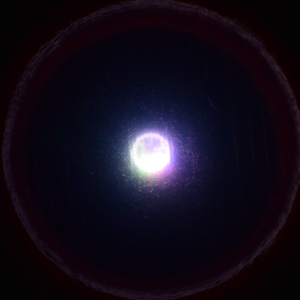
#> input picture diffusement_characterization/concentrations/c00.png, 300 x 300 px; its folder holds only this picture in this run
$ jupyter execute --allow-errors image_plot.ipynb   (shell and % lines are left out)   (Python 2 division)
#> lines starting #> are read from the running program, lines starting #| are printed output that depends on the picture
#> further down, image is the input picture: shape (300, 300, 4) float32; mean R, G, B, A 0.0737, 0.0493, 0.0993, 1
[cell 1]
%pylab inline

[cell 2]
import numpy as np
from functools import reduce

import matplotlib
import matplotlib.cm as cm
import matplotlib.mlab as mlab
import matplotlib.pyplot as plt
import matplotlib.image as m_img

from mpl_toolkits.mplot3d import Axes3D
import matplotlib.font_manager as font_manager

import csv

import scipy.ndimage.filters as filters
import scipy.signal as signal

# ALL DIVISION DEFAULTS TO FLOATING POINT DIVISION
from __future__ import division

[cell 3]
# Load images into an array

images = []
height_images = []
texture_images = []

# '0-0' is ground truth
image_labels = ['c00', 'c05', 'c10', 'c15', 'c20', 'c25', 'c30', 'c35', \
                    'c40', 'c45', 'c50', 'c55']
height_image_labels = ['bh1mm', 'bh2mm', 'bh3mm', 'bh4mm', 'bh5mm', \
                          'bh6mm', 'bh7mm', 'bh8mm', 'bh9mm', 'bh10mm']
texture_image_labels = ['r2mm', 'r3mm', 'r4mm', 'r5mm']

#> (the rest of this cell did not finish here and is left out)

#> (a cell that did not finish here is left out)

[cell 5]
def png_to_grayscale(img_png, normalize=False):
    """
    Takes an (m x n x 4)-shape matrix representing an m-by-n
    PNG image with 4 channels (R, G, B, A) and returns a channel-flattened
    (m x n)-shape matrix i.e. a grayscale matrix.

    Uses the ITU-R 601-2 luma transform:
    L = R * 299/1000 + G * 587/1000 + B * 114/1000
    """
    img_png = img_png[:, :, 0] * 299/1000 + img_png[:, :, 1] * 587/1000 \
        + img_png[:, :, 2] * 114/1000
    if normalize:
        return img_png / img_png.max()
    return img_png

# [50 lines left out: functions plot_3d_surface, sample_ring, not called in this run]

#> (a cell that did not finish here is left out)

[cell 7]
# Plot graphs
figsize(10, 10)
for image in height_images:
    plot_3d_surface(image)
    show()
#> this loop made 0 passes

### Slice Graphs

#> (a cell that did not finish here is left out)

#> in png_to_grayscale, `img_png = img_png[:, :, 0] * 299/1000 + img_png[:, :, 1] * 587/1000 \ ..`:
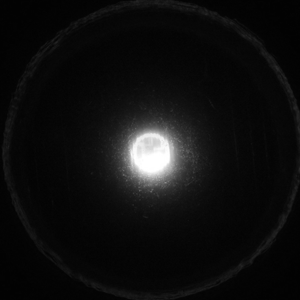
#> img_png: shape (300, 300) float32; min 0.00671, max 1, mean 0.0623
slice_c10 = png_to_grayscale(images[2])[X_CENTER_DEFAULT]
slice_c20 = png_to_grayscale(images[4])[X_CENTER_DEFAULT]
slice_c30 = png_to_grayscale(images[6])[X_CENTER_DEFAULT]
slice_c40 = png_to_grayscale(images[8])[X_CENTER_DEFAULT]
slice_c50 = png_to_grayscale(images[10], normalize=False)[X_CENTER_DEFAULT]
naked_led_slice = png_to_grayscale(naked_led_image)[X_CENTER_DEFAULT]
base_slice_3mm = png_to_grayscale(height_images[2])[X_CENTER_DEFAULT]
black_test_slice = png_to_grayscale(black_test_image, normalize=False)[X_CENTER_DEFAULT]
white_test_slice = png_to_grayscale(white_test_image, normalize=False)[X_CENTER_DEFAULT]
x_axis = np.arange(-150, 150)

# Smooth the slices
BLUR_FACTOR_CONCEN = 5
BLUR_FACTOR_BASE = 0
slice_c00 = filters.gaussian_filter(slice_c00, BLUR_FACTOR_CONCEN)
slice_c10 = filters.gaussian_filter(slice_c10, BLUR_FACTOR_CONCEN)
slice_c20 = filters.gaussian_filter(slice_c20, BLUR_FACTOR_CONCEN)
slice_c30 = filters.gaussian_filter(slice_c30, BLUR_FACTOR_CONCEN)
slice_c40 = filters.gaussian_filter(slice_c40, BLUR_FACTOR_CONCEN)
slice_c50 = filters.gaussian_filter(slice_c50, BLUR_FACTOR_CONCEN)
base_slice_3mm = filters.gaussian_filter(base_slice_3mm, BLUR_FACTOR_BASE)

# DRAW PLOTS
# Set the font dictionaries (for plot title and axis titles)
title_font = {'fontname':'Helvetica', 'size':'24', 'color':'black', 'weight':'normal',
              'verticalalignment':'bottom'} # Bottom vertical alignment for more space
axis_font = {'fontname':'Helvetica', 'size':'18'}

# # Set the font properties (for use in legend)
# font_path = 'C:\Windows\Fonts\Arial.ttf'
# font_prop = font_manager.FontProperties(fname=font_path, size=14)

# Defines ax variable by creating an empty plot
ax = plt.subplot()

# Set the tick labels font
for label in (ax.get_xticklabels() + ax.get_yticklabels()):
    label.set_fontname('Arial')
    label.set_fontsize(13)

# x = np.linspace(0, 10)
# y = x + np.random.normal(x) # Just simulates some data

# plt.plot(x_axis, slice_c00 - naked_led_slice, label='0.00', lw=4)
plt.plot(x_axis, slice_c10 - slice_c00, label='0.10')
plt.plot(x_axis, slice_c20 - slice_c00, label='0.20')
plt.plot(x_axis, slice_c30 - slice_c00, label='0.30')
plt.plot(x_axis, slice_c40 - slice_c00, label='0.40')
plt.plot(x_axis, slice_c50 - slice_c00, label='0.50', lw=4)
# [5 lines of commented-out code are left out]
plt.xlabel("Pixel Position", **axis_font)
plt.ylabel("Relative Luminous Intensity", **axis_font)
plt.title("Relative Luminous Intensity Profiles of Doped Silicones", **title_font)
plt.legend(loc='lower right', numpoints=1)

figsize(10, 10)
plt.show()

[cell 9]
# # Note: if you add/subtract radii, adjust the cell below for CSV creation
# radii = [25, 50, 75]
# brightnesses = np.zeros(len(images), len(radii))
# # Ugly for-loops, sorry
# for image in enumerate(images):
#     for radius in enumerate(radii):
#         brightnesses[image[0]][radius[0]]

[cell 10]
png_to_grayscale(images[0]).shape
#> Out = (300, 300)

# Base Heights

#> (a cell that did not finish here is left out)

# Textures

#> (a cell that did not finish here is left out)

# Plotting Theoretical Values

### Calculate the BRDF of the LED

[cell 13]
BLUR_FACTOR_CONCEN = 5
#> BLUR_FACTOR_CONCEN = 5
#> (the rest of this cell did not finish here and is left out)

slice_c00 = filters.gaussian_filter(slice_c00, BLUR_FACTOR_CONCEN)

# Supersample, smooth, downsample theoretical model
UPSAMPLE_FACTOR = 10
th_slice_c00 = np.array([0, 0, 0, 0, 0, 0, 0, 0, 0, 0, 0, 0, 0, 11, 282, 320, 364, 411, 461, 513, 566, 615, 659, 695, 719, 726, 719, 697, 662, 618, 568, 517, 464, 414, 366, 323, 284, 26, 0, 0, 0, 0, 0, 0, 0, 0, 0, 0, 0, 0, 0])
kernel_mean_81 = np.full((9, 9), 1/81)
th_slice_c00 = signal.resample(th_slice_c00, len(th_slice_c00) * UPSAMPLE_FACTOR)
th_slice_c00 = filters.convolve(th_slice_c00, kernel_mean_81.flatten())
th_slice_c00 = signal.resample(th_slice_c00, 300)
th_slice_c00 *= 1.0 / max(th_slice_c00)

EPSILON = 0.000001
brdf = np.copy(slice_c00)
brdf /= (np.clip(th_slice_c00, a_min=EPSILON, a_max=None))
brdf = np.clip(brdf, a_min=0.0, a_max=1.0)
brdf_51 = signal.resample(brdf, 51)
x_axis_51 = np.arange(-25, 26, step=1)
plt.plot(x_axis_51, brdf_51, label="BRDF")

plt.xlabel("Distance from center (mm)", **axis_font)
plt.ylabel("Factor", **axis_font)
plt.title("BRDF Attenuation", **title_font)
plt.legend(loc='lower right', numpoints=1)
plt.grid(True)

figsize(10, 10)
plt.show()

#> (a cell that did not finish here is left out)

### Now actually plot the values

[cell 15]
UPSAMPLE_FACTOR = 10
#> UPSAMPLE_FACTOR = 10

th_vals_raw = np.genfromtxt('./theoretical_values.csv', delimiter=',')
th_vals = np.zeros((th_vals_raw.shape[0] , 300));
#> (the rest of this cell did not finish here and is left out)

[cell 16]
th_slice_c00 = th_vals[0]
th_slice_c10 = th_vals[2]
th_slice_c20 = th_vals[4]
th_slice_c30 = th_vals[6]
th_slice_c40 = th_vals[8]
th_slice_c50 = th_vals[10]
x_axis = np.arange(-150, 150)

# DRAW PLOTS
# Set the font dictionaries (for plot title and axis titles)
title_font = {'fontname':'Helvetica', 'size':'24', 'color':'black', 'weight':'normal',
              'verticalalignment':'bottom'} # Bottom vertical alignment for more space
axis_font = {'fontname':'Helvetica', 'size':'18'}

# # Set the font properties (for use in legend)
# font_path = 'C:\Windows\Fonts\Arial.ttf'
# font_prop = font_manager.FontProperties(fname=font_path, size=14)

# Defines ax variable by creating an empty plot
ax = plt.subplot()

# Set the tick labels font
for label in (ax.get_xticklabels() + ax.get_yticklabels()):
    label.set_fontname('Arial')
    label.set_fontsize(13)

# x = np.linspace(0, 10)
# y = x + np.random.normal(x) # Just simulates some data

# plt.plot(x_axis, slice_c00 - naked_led_slice, label='0.00', lw=4)
plt.plot(x_axis, th_slice_c00, label='0.10')
plt.plot(x_axis, th_slice_c20, label='0.20')
plt.plot(x_axis, th_slice_c30, label='0.30')
plt.plot(x_axis, th_slice_c40, label='0.40')
plt.plot(x_axis, th_slice_c50, label='0.50', lw=4)

# plt.plot(x_axis, slice_c00, label='Em 0.10')
# plt.plot(x_axis, slice_c50, label='Em 0.50', lw=4)

plt.xlabel("Pixel Position", **axis_font)
plt.ylabel("Relative Luminous Intensity", **axis_font)
plt.title("Relative Luminous Intensity Profiles of Doped Silicones", **title_font)
plt.legend(loc='lower right', numpoints=1)

figsize(10, 10)
plt.show()
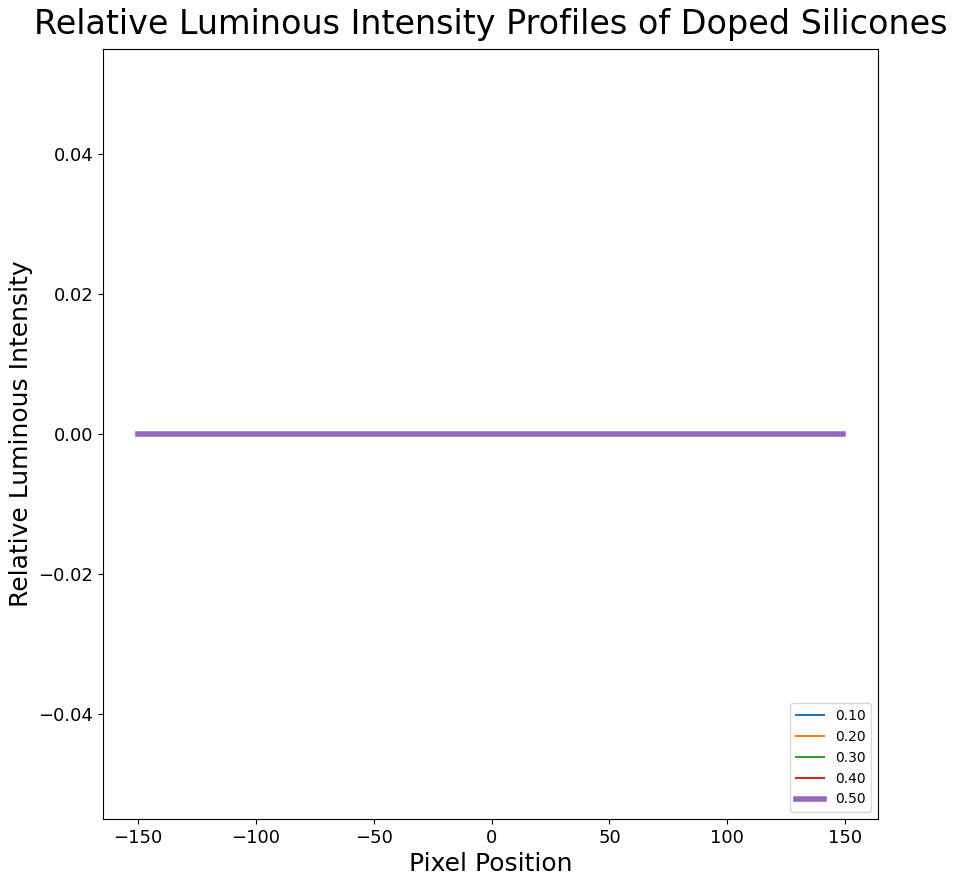
#> figure drawn by matplotlib, 1 panel

# Export Options

[cell 17]
radius = 35
densities = [0.00, 0.05, 0.10, 0.15, 0.20, 0.25, 0.30, 0.35, 0.40, 0.45, 0.50, 0.55]
with open("lum_vs_density_radius_{}.csv".format(radius), "w+") as file:
    writer = csv.writer(file, lineterminator='\n')
    writer.writerow(['Density','Brightness'])
    for i in range(0, len(images) - 1):
        writer.writerow([densities[i], sample_ring(images[i], X_CENTER_DEFAULT, Y_CENTER_DEFAULT, radius)])
